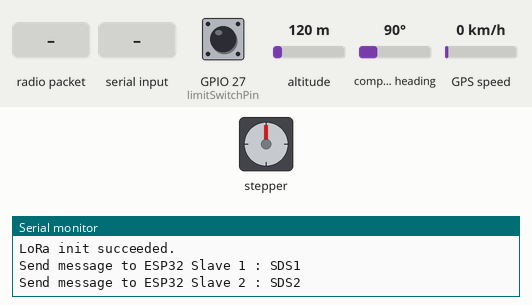
Simulated run of this sketch. Board: ESP32. Shown: stepper motor, the last lines printed to the serial monitor. Wiring (inferred from the names in the program): stepper motor driver (200 steps per turn assumed): step GPIO 14; direction GPIO 12. The test bench sets the inputs (shaded band); at power-on: GPIO 27 (limitSwitchPin) HIGH, altitude 120 m, compass heading 90°, GPS speed 0 km/h. The GPS gets a fix after 3 s at 37.7749, -122.4194 with 8 satellites; no radio packets arrive unless stated.

Above: at 1.2 s.
1.3 s: radio packet "LAT:" arrives
9.1 s: "LAT:\n" received over Serial
11.4 s: GPIO 27 (limitSwitchPin) pulled LOW for 3.2 s
16.9 s: ",Fire\n" received over Serial
18.5 s: radio packet ",LON:" arrives
21.5 s: ",LON:\n" received over Serial
At 56.6 s:
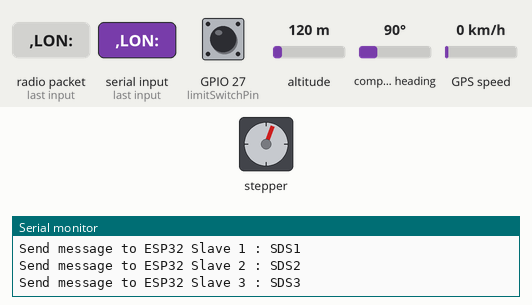
Timing chart, 0 to 59.6 s (numbered marks = the images above; inputs shaded):
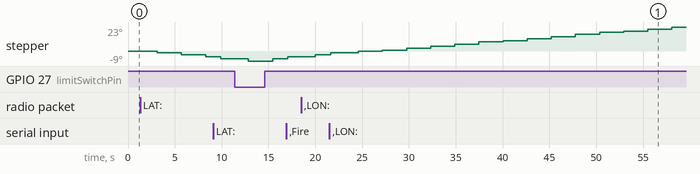

The sketch:

lora_master.ino
```cpp
//---------------------------------------- Include Library.
#include <SPI.h>
#include <LoRa.h>
#include <TinyGPSPlus.h>
#include <Arduino.h>
#include <math.h>
#include <AccelStepper.h>
TinyGPSPlus gps;
//----------------------------------------

//---------------------------------------- LoRa Pin / GPIO configuration.
#define ss 5
#define rst 4
#define dio0 2
//----------------------------------------
// Define the pins connected to the A4988 driver on the CNC shield
const int stepPin = 14;  // The step pin controls the movement
const int directionPin = 12;   // The direction pin determines the direction of movement

#define RUN 2
#define STOP 0
#define SETP360 200

byte statMotor = RUN;
int cntrStep = 0;
bool direcCw = false;
byte statEvent = 0;

int limitSwitchPin = 27;
int LimiValue = 0;
int statDirection = 0;

bool ERROE1 = true;

double bearing = 0.0;
// Create an instance of the AccelStepper library
AccelStepper stepper(AccelStepper::DRIVER, stepPin, directionPin);

//---------------------------------------- Variable declaration to hold incoming and outgoing data.
String Incoming = "";
String Incoming_send = "";
String Message = "";
String Message_esp = "";
//----------------------------------------

//---------------------------------------- LoRa data transmission configuration.
byte LocalAddress = 0x01;               //--> address of this device (Master Address).
byte Destination_ESP32_Slave_1 = 0x02;  //--> destination to send to Slave 1 (ESP32).
byte Destination_ESP32_Slave_2 = 0x03;  //--> destination to send to Slave 2 (ESP32).
byte Destination_ESP32_Slave_3 = 0x04;  //--> destination to send to Slave 3 (ESP32).
byte Destination_ESP32_Slave_4 = 0x05;  //--> destination to send to Slave 4 (ESP32).
byte Destination_ESP32_WIFI_5 = 0x06;  //--> destination to send to Slave 5 (ESP32).
//----------------------------------------

//---------------------------------------- Variable declaration for Millis/Timer.
unsigned long previousMillis_SendMSG = 0;
const long interval_SendMSG = 500;
//----------------------------------------

// Variable declaration to count slaves.
byte Slv = 0;
double lat1 = 0;
double lon1 = 0;
double lat2 = 0;
double lon2 = 0;

byte dirc = 1;
byte statSwitch = 0;

//bool statMotor = false;
long period = 0;
long cntrTime = 0;
const int OFFTIME = 30;
const int ONTIME = 1;

//________________________________________________________________________________ Subroutines for sending data (LoRa Ra-02).
void sendMessage(String Outgoing, byte Destination) {
  LoRa.beginPacket();             //--> start packet
  LoRa.write(Destination);        //--> add destination address
  LoRa.write(LocalAddress);       //--> add sender address
  LoRa.write(Outgoing.length());  //--> add payload length
  LoRa.print(Outgoing);           //--> add payload
  LoRa.endPacket();               //--> finish packet and send it
}
//________________________________________________________________________________ Subroutines for sending data (LoRa Ra-02).
void sendMessage1(String Outgoing, byte Destination) {
  LoRa.beginPacket();             //--> start packet
  LoRa.write(Destination);        //--> add destination address
  LoRa.write(LocalAddress);       //--> add sender address
  LoRa.write(Outgoing.length());  //--> add payload length
  LoRa.print(Outgoing);           //--> add payload
  LoRa.endPacket();               //--> finish packet and send it
}
//________________________________________________________________________________ Subroutines for receiving data (LoRa Ra-02).
void onReceive(int packetSize) {
  if (packetSize == 0) return;  // If there's no packet, return

  //---------------------------------------- read packet header bytes:
  int recipient = LoRa.read();        // Recipient address
  byte sender = LoRa.read();          // Sender address
  byte incomingLength = LoRa.read();  // Incoming message length
  //----------------------------------------

  // Clears Incoming variable data
  Incoming = "";

  //---------------------------------------- Get all incoming data.
  while (LoRa.available()) {
    Incoming += (char)LoRa.read();
    Serial.println(Incoming);
  }

  // Check length for error
  if (incomingLength != Incoming.length()) {
    Serial.println("error: message length does not match length");
    return; // Skip rest of function
  }

  // Checks whether the incoming data or message is for this device
  if (recipient != LocalAddress) {
    Serial.println("This message is not for me.");
    return; // Skip rest of function
  }

  // If message is for this device, or broadcast, print details
  Serial.println();
  Serial.println("Received from: 0x" + String(sender, HEX));
  Serial.println("Message length: " + String(incomingLength));
  Serial.println("Message: " + Incoming);

  Incoming_send = "Device:" + String(sender, HEX) + "," + Incoming;
  sendMessage(Incoming_send, Destination_ESP32_WIFI_5);

  // Parse and process the combined message.
  if (Incoming.startsWith("LAT:") && Incoming.indexOf(",LON:") != -1 && Incoming.indexOf(",Fire") != -1) {
    int latIndex = Incoming.indexOf("LAT:") + 4;
    int lonIndex = Incoming.indexOf(",LON:");

    // Extract latitude and longitude from the combined message
    String latitudeStr = Incoming.substring(latIndex, lonIndex);
    String longitudeStr = Incoming.substring(lonIndex + 5); // 5 is the length of ",LON:"

    // Convert latitude and longitude strings to float values
    lat1 = latitudeStr.toFloat();
    lon1 = longitudeStr.toFloat();

    statMotor = STOP;

    // Print the extracted data
    Serial.print("Lati2: ");
    Serial.print(lat1, 6);
    Serial.print(" --- Lon2: ");
    Serial.println(lon1, 6);

    Serial.print("Lati1: ");
    Serial.print(gps.location.lat(), 6); // 6 decimal places
    Serial.print(" --- Lon1: ");
    Serial.println(gps.location.lng(), 6); // 6 decimal places

  }
}

//________________________________________________________________________________ VOID SETUP
void setup() {
  // put your setup code here, to run once:
  Serial.begin(115200);
  Serial2.begin(9600);
  //---------------------------------------- Settings and start Lora Ra-02.
  LoRa.setPins(ss, rst, dio0);
  pinMode(stepPin, OUTPUT);
  pinMode(directionPin, OUTPUT);
  pinMode(limitSwitchPin, INPUT_PULLUP);

  // Set the maximum speed and acceleration
  stepper.setMaxSpeed(100);  // Adjust this value as needed
  stepper.setAcceleration(200);  // Adjust this value as needed

  Serial.println("Start LoRa init...");
  if (!LoRa.begin(433E6)) {             // initialize ratio at 915 or 433 MHz
    Serial.println("LoRa init failed. Check your connections.");
    while (true);                       // if failed, do nothing
  }
  Serial.println("LoRa init succeeded.");
}
//________________________________________________________________________________ VOID LOOP
void loop() {
  stepper_code();
  while (ERROE1) {
    unsigned long currentMillis_SendMSG = millis();

    if (currentMillis_SendMSG - previousMillis_SendMSG >= interval_SendMSG) {
      previousMillis_SendMSG = currentMillis_SendMSG;

      Slv++;
      if (Slv > 4) Slv = 1;

      Message_esp = "SDS" + String(Slv);

      //::::::::::::::::: Condition for sending message / command data to Slave 1 (ESP32 Slave 1).
      if (Slv == 1) {
        Serial.println();
        Serial.print("Send message to ESP32 Slave " + String(Slv));
        Serial.println(" : " + Message_esp);
        sendMessage(Message_esp, Destination_ESP32_Slave_1);
      }
      //motorRotate();
      //::::::::::::::::: Condition for sending message / command data to Slave 2 (ESP32 Slave 2).
      if (Slv == 2) {
        Serial.println();
        Serial.print("Send message to ESP32 Slave " + String(Slv));
        Serial.println(" : " + Message_esp);
        sendMessage(Message_esp, Destination_ESP32_Slave_2);
      }
      //motorRotate();
      //::::::::::::::::: Condition for sending message / command data to Slave 3 (ESP32 Slave 3).
      if (Slv == 3) {
        Serial.println();
        Serial.print("Send message to ESP32 Slave " + String(Slv));
        Serial.println(" : " + Message_esp);
        sendMessage(Message_esp, Destination_ESP32_Slave_3);
      }
      //motorRotate();
      //::::::::::::::::: Condition for sending message / command data to Slave 4 (ESP32 Slave 4).
      if (Slv == 4) {
        Serial.println();
        Serial.print("Send message to ESP32 Slave " + String(Slv));
        Serial.println(" : " + Message_esp);
        sendMessage(Message_esp, Destination_ESP32_Slave_4);

        ERROE1 = false;
      }
    }

    //---------------------------------------// parse for a packet, and call onReceive with the result:
    onReceive(LoRa.parsePacket());
    //---------------------------------------//
  }

  raspi();
  stepper_code();
  while (Serial2.available() > 0) {
    if (gps.encode(Serial2.read())) {
      // Check if we have new valid GPS data
      if (gps.location.isValid()) {
        lat2 = gps.location.lat(), 6;
        lon2 = gps.location.lng(), 6;

      }
    }
  }
  stepper_code();
}

void raspi() {//----------------------------------------------------------------------------
  String receivedData_pi = Serial.readStringUntil('\n');
  if (receivedData_pi != NULL) {
    Serial.print("Received: ");
    Serial.println(receivedData_pi);
    sendMessage1(receivedData_pi, Destination_ESP32_WIFI_5);
  } else {
    printf("No data received.\n");
  }
  ERROE1 = true;
}

void stepper_code() {
  limitSwich();
  if (millis() > (cntrTime + period)) {
    cntrTime = millis();
    if (statMotor) {
      statMotor = false;
      motorDrive(statMotor);
      period = OFFTIME;
    } else {
      statMotor = true;
      motorDrive(statMotor);
      period = ONTIME;
    }
  }
}

byte statSw = 0;

void limitSwich() {
  LimiValue = digitalRead(limitSwitchPin);
  if (LimiValue == 1) {
    if (statSw == 0) return;
    statSw = 0;
    if (digitalRead(directionPin) == LOW) {
      digitalWrite(directionPin, HIGH);
      Serial.print("!"); Serial.println(digitalRead(directionPin));
    } else {
      digitalWrite(directionPin, LOW);
      Serial.print("#"); Serial.println(digitalRead(directionPin));
    }
  } else {
    if (statSw == 1) return;
    statSw = 1;
  }
}
void motorDrive(bool isOn) {
  if (isOn) {
    digitalWrite(stepPin, HIGH);
  }
  else {
    digitalWrite(stepPin, LOW);
  }
}
```
